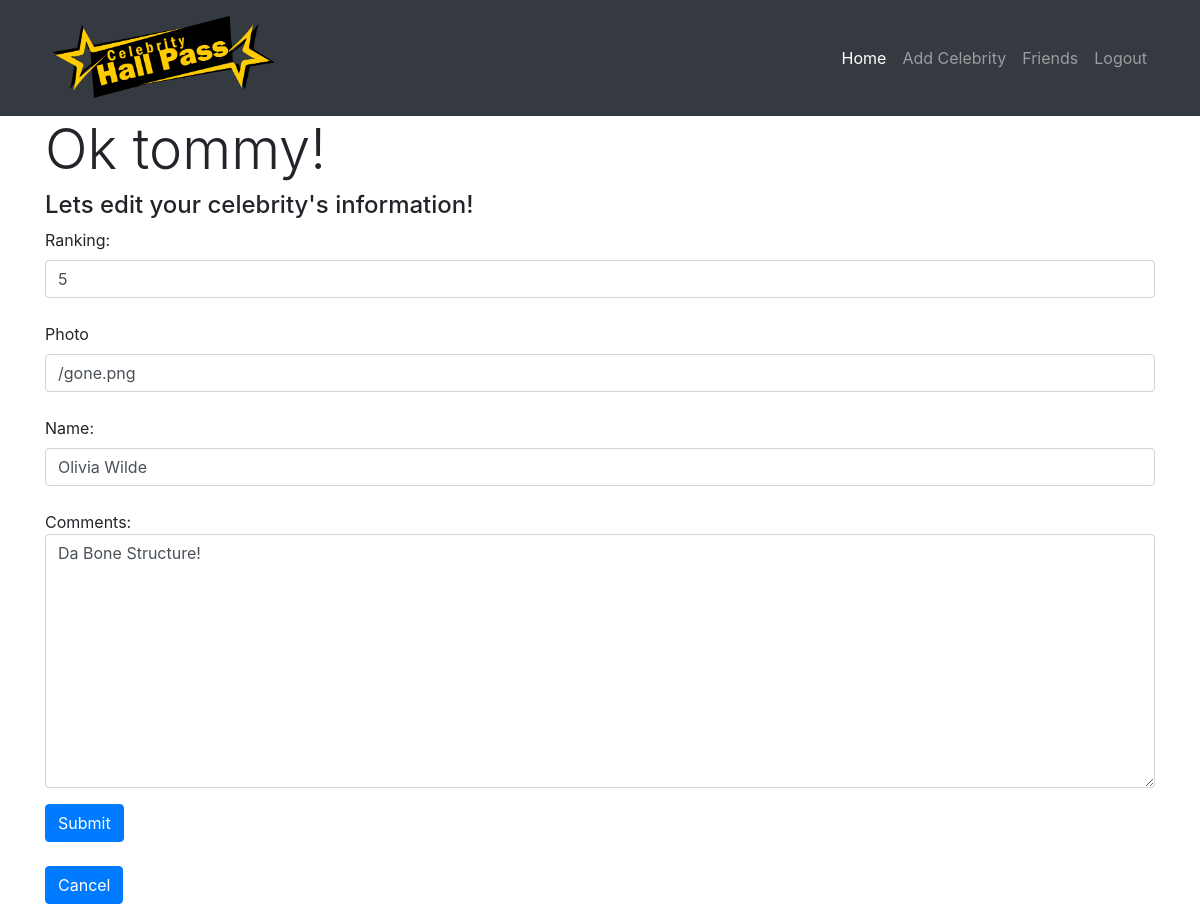
Screenshot of /celeb/edit/3 (signed in) with the database file from the repository.
### HallPass/models.py (models this page shows)
class User(models.Model):
	first_name = models.CharField(max_length=255)
	last_name = models.CharField(max_length=255)
	email = models.CharField(max_length=255)
	password = models.CharField(max_length=255)
	created_at = models.DateTimeField(auto_now_add=True)
	updated_at = models.DateTimeField(auto_now=True)
	objects = UserManager()

class Celeb(models.Model):
	ranking = models.PositiveSmallIntegerField()
	photo = models.CharField(max_length=255)
	name = models.CharField(max_length=255)
	comments = models.TextField()
	users = models.ManyToManyField(User, related_name="celebs")
	created_at = models.DateTimeField(auto_now_add=True)
	updated_at = models.DateTimeField(auto_now=True)
	objects = CelebManager()

### HallPass/views.py (the view)
# urls.py: path('celeb/edit/<int:id>', views.edit),
def edit(request, id):
    context = {
        "celeb": Celeb.objects.get(id=id),
        "user": User.objects.filter(id=request.session['userid'])[0]
    }
    return render(request, "edit.html", context)

### HallPass/templates/edit.html (shortened to what this page needs)
<!DOCTYPE html>
<html lang="en">
<head>
    <link rel="stylesheet" href="https://stackpath.bootstrapcdn.com/bootstrap/4.3.1/css/bootstrap.min.css">
</head>
<body>
  {% load static %}
	<nav class="navbar navbar-expand-lg navbar-dark bg-dark static-top">
        <div class="container">
          <img style="max-height: 100px;" src = "{% static "hallpasslogo.png" %}" alt="my img">
          <div class="collapse navbar-collapse" id="navbarResponsive">
            <ul class="navbar-nav ml-auto">
              <li class="nav-item active">
                <a class="nav-link" href="/myhallpass">Home
                </a>
              </li>
              <li class="nav-item">
                <a class="nav-link" href="/celebs/new">Add Celebrity</a>
              </li>
              <li class="nav-item">
                <a class="nav-link" href="/friends">Friends</a>
              </li>
              <li class="nav-item">
                <a class="nav-link" href="/logout">Logout</a>
              </li>
            </ul>
          </div>
        </div>
      </nav>
    <div class="container">
    <h1 class="display-4">Ok {{user.first_name}}!</h1>
    <h4>Lets edit your celebrity's information!</h4>
    <form action="/celeb/{{celeb.id}}/update" method="post">
        <label for="ranking">Ranking:</label>
        <input class="form-control" type="number" min="1" max="5" name="ranking" value="{{celeb.ranking}}">
        <br>
        <label for="photo">Photo</label>
        <input class="form-control" type="url" name="photo" value="{{celeb.photo}}">
        <br>
        <label for="name">Name:</label>
        <input class="form-control" type="text" name="name" value="{{celeb.name}}">
        <br>
        <p>Comments:<textarea class="form-control" name="comments" id="comments" cols="30" rows="10">{{celeb.comments}}</textarea></p>
        <input class="btn btn-primary" type="submit" name="Submit">
    </form>
    <br>
    <a href="/myhallpass" ><button class="btn btn-primary">Cancel</button></a>
    </div>
</body>
</html>

### rows the page displays
User: first_name "tommy"
Celeb: ranking "5", photo "/gone.png", name "Olivia Wilde", comments "Da Bone Structure!"
